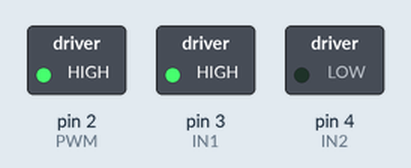
Bench run of a sketch on a simulated Arduino Uno, built with avr-gcc and run on an emulated ATmega328P. On the bench: switched loads named in the sketch (green lamp = pin HIGH). What the sketch prints to the serial monitor is not drawn.

Above: at 0.1 s.
Timing chart, 0 to 1.6 s (numbered marks = the images above):
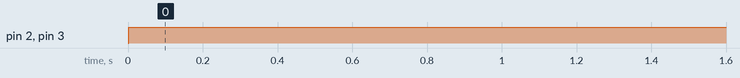

The sketch:

Smart_control_motor_dc.ino
```cpp
// Pins
#define ENCA 5
#define ENCB 6
#define PWM 2
#define IN1 3
#define IN2 4


// Globals
long prevT = 0;
int posPrev = 0;
volatile int pos_i = 0;
volatile float velocity_i = 0;
volatile long prevT_i = 0;
int vref = 280;

void setup() {
  Serial.begin(115200);

  pinMode(ENCA, INPUT);
  pinMode(ENCB, INPUT);
  pinMode(PWM, OUTPUT);
  pinMode(IN1, OUTPUT);
  pinMode(IN2, OUTPUT);

  attachInterrupt(digitalPinToInterrupt(ENCA), readEncoder, RISING);
}

void loop() {
  int pos = 0;
  float velocity2 = 0;

  // Obter posição e velocidade
  getEncoderData(pos, velocity2);

  // Calcular velocidade
  float deltaT = 0;
  float v1 = computeVelocity(pos, deltaT);

  // Saída para depuração
  debugOutput(v1, vref);

  attachInterrupt(digitalPinToInterrupt(ENCA), readEncoder, RISING);

  setMotor(1, 255, PWM, IN1, IN2);
  delay(50);
}

// Função para obter posição e velocidade do encoder
void getEncoderData(int &pos, float &velocity2) {
  noInterrupts(); // Desativar interrupções ao ler dados
  pos = pos_i;
  velocity2 = velocity_i;
  interrupts(); // Reativar interrupções
}

// Função para calcular velocidade com base na posição
float computeVelocity(int pos, float &deltaT) {
  long currT = micros();
  deltaT = ((float)(currT - prevT)) / 1.0e6;
  float velocity = (pos - posPrev) / deltaT;
  posPrev = pos;
  prevT = currT;
  return velocity / 600.0 * 60.0; // Converter para RPM
}

// Função para saída de depuração
void debugOutput(float v1, float Vref) {
  Serial.print("Velocidade medida pelo encoder: ");
  Serial.print(v1);
  Serial.print(" RPM");
  Serial.print("  Velocidade referencia: ");
  Serial.print(Vref);
  Serial.print(" RPM");
  Serial.println("");
}

void setMotor(int dir, int pwmVal, int pwm, int in1, int in2) {
  analogWrite(pwm, pwmVal); // Velocidade do motor
  if (dir == 1) {
    digitalWrite(in1, HIGH);
    digitalWrite(in2, LOW);
  } else if (dir == -1) {
    digitalWrite(in1, LOW);
    digitalWrite(in2, HIGH);
  } else {
    digitalWrite(in1, LOW);
    digitalWrite(in2, LOW);
  }
}

void readEncoder() {
  int b = digitalRead(ENCB);
  int increment = (b > 0) ? 1 : -1;
  pos_i += increment;

  long currT = micros();
  float deltaT = ((float)(currT - prevT_i)) / 1.0e6;
  velocity_i = increment / deltaT;
  prevT_i = currT;
}
```

Measured:
- by itself, pin 2 (PWM), pin 3 (IN1): LOW → HIGH at 0.00 s
